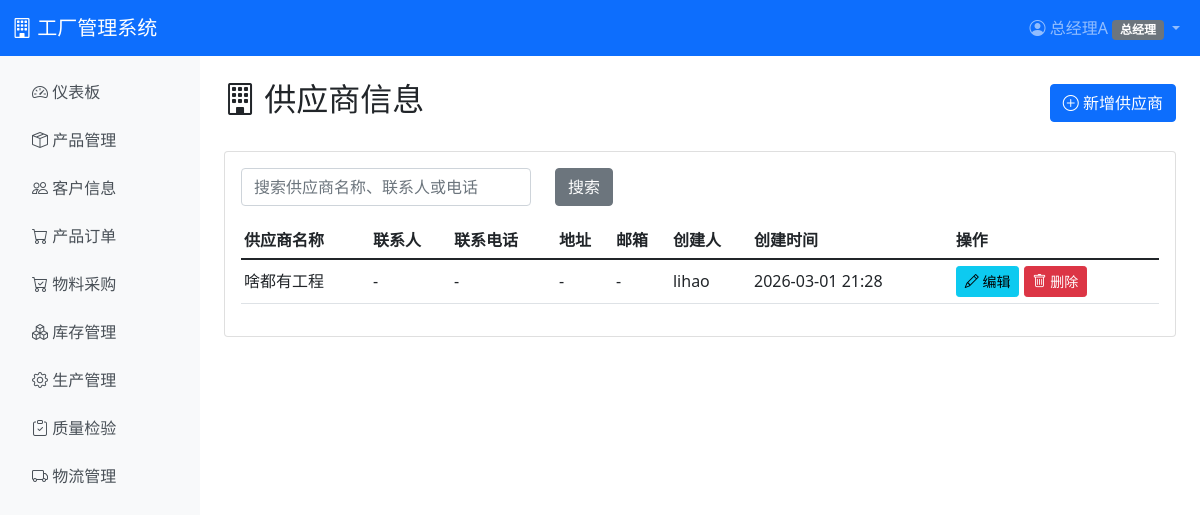
/purchase/suppliers/ (signed in), run on an earlier commit of the app's database.
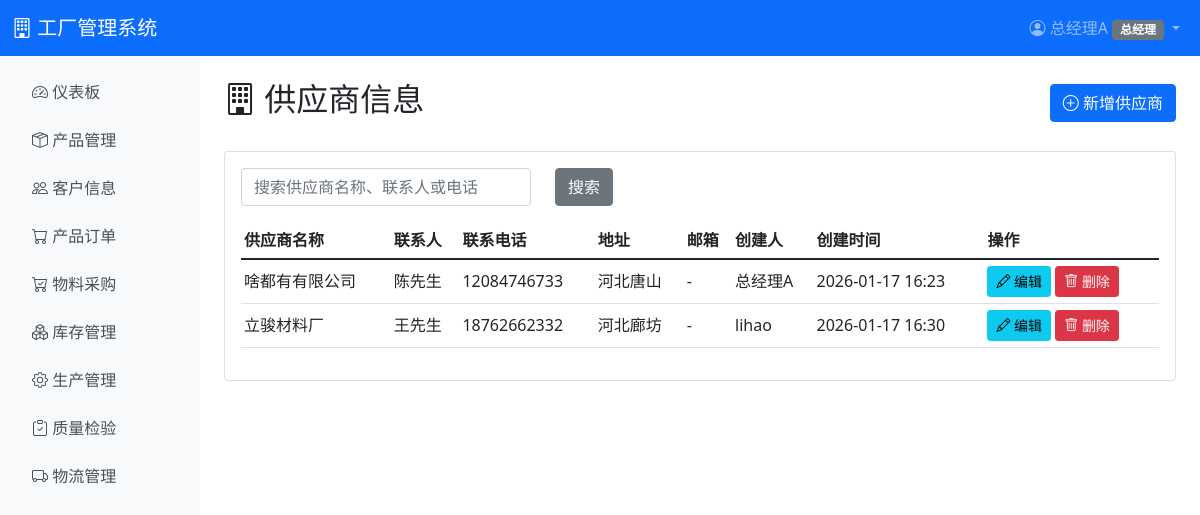
And on a later commit of the database.
### purchase/models.py (models this page shows, shortened)
class Supplier(models.Model):
    name = models.CharField(max_length=200, unique=True, verbose_name='供应商名称')
    contact_person = models.CharField(max_length=100, blank=True, verbose_name='联系人')
    contact_phone = models.CharField(max_length=20, blank=True, verbose_name='联系电话')
    address = models.CharField(max_length=500, blank=True, verbose_name='地址')
    email = models.EmailField(blank=True, verbose_name='邮箱')
    remark = models.TextField(blank=True, verbose_name='备注')
    created_by = models.ForeignKey('auth.User', on_delete=models.PROTECT, related_name='created_suppliers', verbose_name='创建人')
    created_at = models.DateTimeField(auto_now_add=True, verbose_name='创建时间')
    updated_at = models.DateTimeField(auto_now=True, verbose_name='更新时间')
    class Meta:
        verbose_name = '供应商'
        verbose_name_plural = '供应商'
        ordering = ['name']

### purchase/views.py (the view)
# urls.py: path('suppliers/', views.supplier_list, name='supplier_list'),
@login_required
@role_required('warehouse', 'ceo')
def supplier_list(request):
    suppliers = Supplier.objects.select_related('created_by').all()
    search = request.GET.get('search', '')
    if search:
        suppliers = suppliers.filter(
            Q(name__icontains=search) |
            Q(contact_person__icontains=search) |
            Q(contact_phone__icontains=search)
        )
    paginator = Paginator(suppliers, 20)
    page_number = request.GET.get('page')
    page_obj = paginator.get_page(page_number)
    extra_params = ''
    if search:
        extra_params = f'search={search}'
    context = {
        'suppliers': page_obj,
        'search': search,
        'extra_params': extra_params,
    }
    return render(request, 'purchase/supplier_list.html', context)

### templates/purchase/supplier_list.html (shortened to what this page needs)
{% extends 'base.html' %}
{% block content %}
<div class="d-flex justify-content-between align-items-center mb-4">
    <h2><i class="bi bi-building"></i> 供应商信息</h2>
    <a href="{% url 'purchase:supplier_create' %}" class="btn btn-primary">
        <i class="bi bi-plus-circle"></i> 新增供应商
    </a>
</div>
<div class="card">
    <div class="card-body">
        <form method="get" class="mb-3">
            <div class="row">
                <div class="col-md-4">
                    <input type="text" name="search" class="form-control" placeholder="搜索供应商名称、联系人或电话" value="{{ search }}">
                </div>
                <div class="col-md-2">
                    <button type="submit" class="btn btn-secondary">搜索</button>
                </div>
            </div>
        </form>
        <div class="table-responsive">
            <table class="table table-hover table-sm">
                <thead>
                    <tr>
                        <th>供应商名称</th>
                        <th>联系人</th>
                        <th>联系电话</th>
                        <th>地址</th>
                        <th>邮箱</th>
                        <th>创建人</th>
                        <th>创建时间</th>
                        <th>操作</th>
                    </tr>
                </thead>
                <tbody>
                    {% for supplier in suppliers %}
                    <tr>
                        <td>{{ supplier.name }}</td>
                        <td>{{ supplier.contact_person|default:"-" }}</td>
                        <td>{{ supplier.contact_phone|default:"-" }}</td>
                        <td>{{ supplier.address|truncatewords:10|default:"-" }}</td>
                        <td>{{ supplier.email|default:"-" }}</td>
                        <td>{{ supplier.created_by.username|default:"系统" }}</td>
                        <td>{{ supplier.created_at|date:"Y-m-d H:i" }}</td>
                        <td>
                            <a href="{% url 'purchase:supplier_edit' supplier.pk %}" class="btn btn-sm btn-info">
                                <i class="bi bi-pencil"></i> 编辑
                            </a>
                            <a href="{% url 'purchase:supplier_delete' supplier.pk %}" class="btn btn-sm btn-danger">
                                <i class="bi bi-trash"></i> 删除
                            </a>
                        </td>
                    </tr>
                    {% empty %}
                    <tr>
                        <td colspan="8" class="text-center text-muted">暂无供应商数据</td>
                    </tr>
                    {% endfor %}
                </tbody>
            </table>
        </div>
    </div>
</div>
{% endblock %}

What changed in the data, as far as the page shows it:
computed for Supplier: name "啥都有工程" → "啥都有有限公司"; contact_person "-" → "陈先生"; contact_phone "-" → "12084746733"; address "-" → "河北唐山"; created_by.username "lihao" → "总经理A"; created_at "2026-03-01 21:28" → "2026-01-17 16:23"
added Supplier: name "立骏材料厂", contact_person "王先生", contact_phone "18762662332", address "河北廊坊", email "-", created_by.username "lihao", created_at "2026-01-17 16:30"
